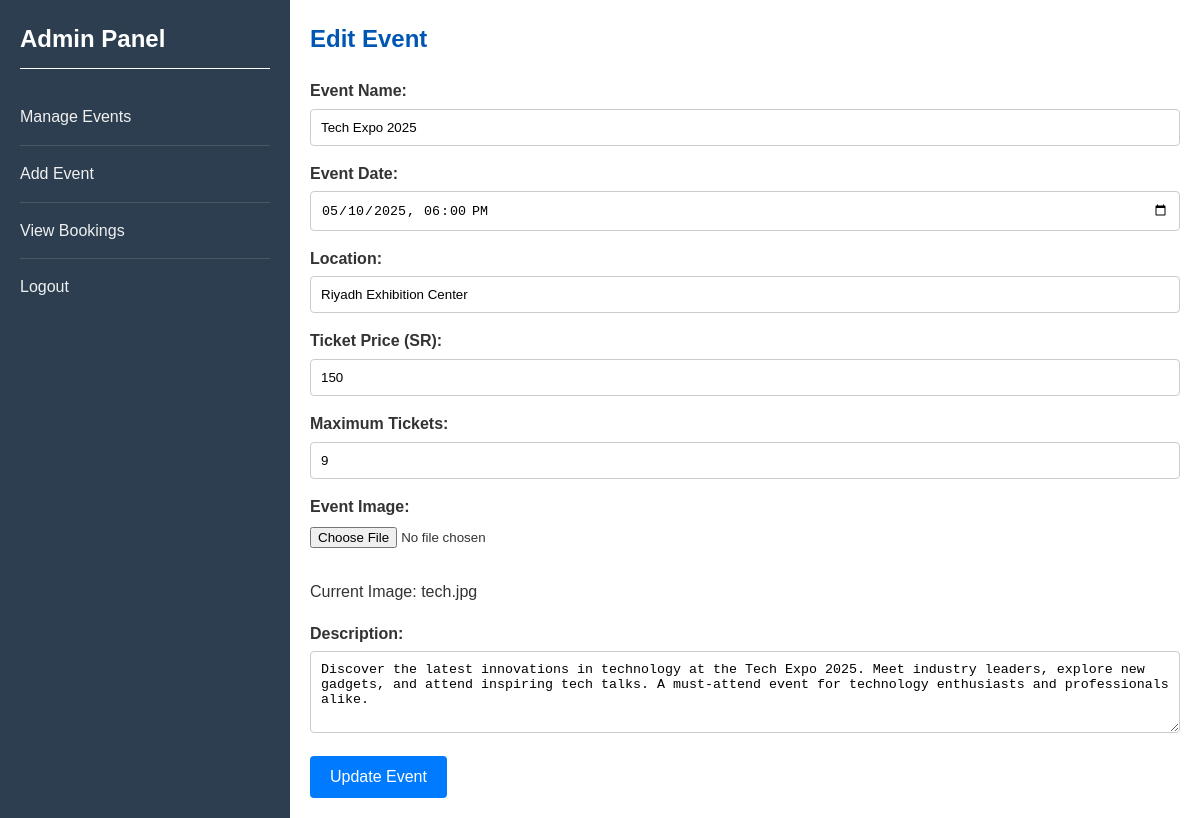
Page /Admin_backup/editEvent.php?id=1 (signed in) on the committed database.
### tables this page shows
CREATE TABLE events (
    id INTEGER PRIMARY KEY AUTOINCREMENT,
    name TEXT NOT NULL,
    date TEXT NOT NULL,
    location TEXT NOT NULL,
    price REAL NOT NULL,
    image TEXT,
    max_tickets INTEGER NOT NULL
, description TEXT);

### Admin_backup/editEvent.php (the view, shortened to what this page needs)
<?php
require_once '../includes/config.php';
$event_id = $_GET['id'] ?? null;
$stmt = $conn->prepare("SELECT * FROM events WHERE id = ?");
$stmt->execute([$event_id]);
$event = $stmt->fetch(PDO::FETCH_ASSOC);
?>
<!DOCTYPE html>
<html lang="en">
<head>
    <link rel="stylesheet" href="../event_booking_system.css">
</head>
<body>
<div class="admin-panel">
    <div class="side-menu">
        <h2>Admin Panel</h2>
        <ul>
            <li><a href="manageEvents.php">Manage Events</a></li>
            <li><a href="addEvent.php">Add Event</a></li>
            <li><a href="viewBookings.php">View Bookings</a></li>
            <li><a href="logout.php">Logout</a></li>
        </ul>
    </div>
    <div class="main-section">
        <h2>Edit Event</h2>
        <form method="POST" enctype="multipart/form-data">
            <label>Event Name:</label>
            <input type="text" name="name" value="<?= htmlspecialchars($event['name']) ?>" required>
            <label>Event Date:</label>
            <input type="datetime-local" name="date" value="<?= date('Y-m-d\TH:i', strtotime($event['date'])) ?>" required>
            <label>Location:</label>
            <input type="text" name="location" value="<?= htmlspecialchars($event['location']) ?>" required>
            <label>Ticket Price (SR):</label>
            <input type="number" name="price" step="0.01" value="<?= $event['price'] ?>" required>
            <label>Maximum Tickets:</label>
            <input type="number" name="max_tickets" value="<?= $event['max_tickets'] ?>" required>
            <label>Event Image:</label>
            <input type="file" name="image">
            <p>Current Image: <?= htmlspecialchars($event['image']) ?></p>
            <label>Description:</label>
            <textarea name="description" rows="4"><?= htmlspecialchars($event['description'] ?? '') ?></textarea>
            <button type="submit">Update Event</button>
        </form>
    </div>
</div>
</body>
</html>

### event_booking_system.css (style rules this page uses)
body { font-family: sans-serif; margin: 0; padding: 0; background-color: #f4f4f4; line-height: 1.6; color: #333; }
h1, h2, h3 { margin-top: 0; font-weight: bold; color: #0056b3; }
a { color: #007bff; text-decoration: none; }
form label { display: block; margin-bottom: 5px; font-weight: bold; }
form input[type="text"], form input[type="password"], form input[type="number"], form input[type="datetime-local"], form input[type="email"], form textarea, form select { width: 100%; padding: 10px; margin-bottom: 15px; border: 1px solid #ccc; border-radius: 4px; box-sizing: border-box; }
form input[type="file"] { margin-bottom: 15px; }
form button { background-color: #007bff; color: white; padding: 12px 20px; border: none; border-radius: 4px; cursor: pointer; font-size: 1em; }
.admin-panel { display: flex; min-height: 100vh; }
.side-menu { width: 250px; background-color: #2c3e50; color: #fff; padding: 20px; }
.side-menu h2 { color: #fff; border-bottom: 1px solid #fff; padding-bottom: 10px; margin-bottom: 20px; }
.side-menu ul { list-style: none; padding: 0; margin: 0; }
.side-menu li { padding: 10px 0; border-bottom: 1px solid #455a64; }
.side-menu li:last-child { border-bottom: none; }
.side-menu a { color: #f0f0f0; display: block; padding: 5px 0; }
.main-section { flex: 1; padding: 20px; background-color: #fff; }

### rows in the picture
events: name "Tech Expo 2025", date "05/10/2025 18:00", location "Riyadh Exhibition Center", price "150", max_tickets "9", image "tech.jpg", description "Discover the latest innovations in technology at the Tech Expo 2025. Meet industry leaders, explore new gadgets, and attend inspiring tech talks. A must-attend event for technology enthusiasts and professionals alike."
